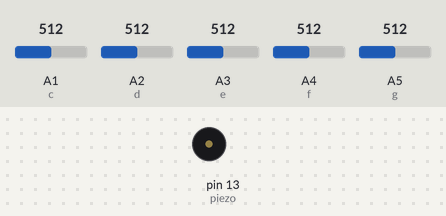
This sketch was run on a simulated Arduino Uno, built with avr-gcc and run on an emulated ATmega328P. On the bench: buzzer (waves = sounding). Inputs (shaded band) come from the test bench; at power-on: A1 (c) = 512, A2 (d) = 512, A3 (e) = 512, A4 (f) = 512, A5 (g) = 512.

Above: at 1.2 s.
1.3 s: A1 (c) set to 54
2.8 s: A1 (c) set to 45
At 3.3 s:
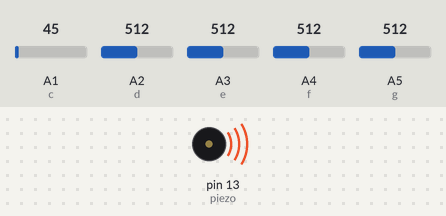
5.8 s: A1 (c) set to 306
At 6.9 s:
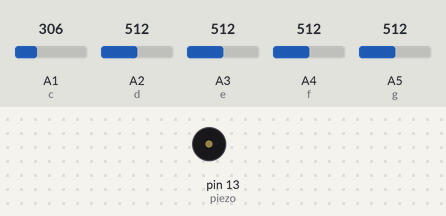
7.3 s: A1 (c) set to 40
At 7.8 s:
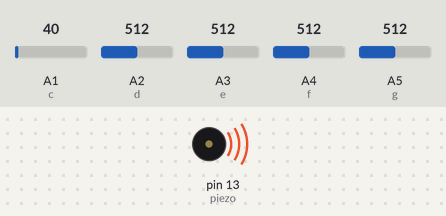
Timing chart, 0 to 10.3 s (numbered marks = the images above; inputs shaded):
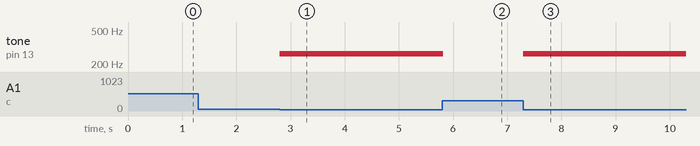

Measured:
- the behaviour switches between 50 and 49 on A1 (c) (found by bisection; images 0 and 1)
- after the input at 1.3 s, every drawn part: stays the same
- after the input at 2.8 s, tone on pin 13 (piezo): silent → 262 Hz at once
- after the input at 5.8 s, tone on pin 13 (piezo): 262 Hz → silent at once
- after the input at 7.3 s, tone on pin 13 (piezo): silent → 262 Hz at once

The sketch:

pisopianoworking.ino
```cpp
int c = A1;
int d = A2;
int e = A3;
int f = A4;
int g = A5;
int piezo = 13;
void setup() {
//note idetntification and allows it to work as a button
  Serial.begin(9600);
  pinMode(c, INPUT_PULLUP);
  pinMode(d, INPUT_PULLUP);
  pinMode(e, INPUT_PULLUP);
  pinMode(f, INPUT_PULLUP);
  pinMode(g, INPUT_PULLUP);
  pinMode(piezo, OUTPUT);
}
void loop() {
//c4 note
  int cValue = analogRead(c);//identifies what note is being played
  if (cValue<50){
      tone(piezo, 262);//identifies tone
      delay(100);//tone delay to identify if note is still being played
      noTone(piezo);//stops note if found button is unused
  }
//d4 note
    int dValue = analogRead(d);
  if (dValue<50){
      tone(piezo, 293);
      delay(100);
      noTone(piezo);
  }
//e4 note
   int eValue = analogRead(e);
  if (eValue<50){
      tone(piezo, 329);
      delay(100);
      noTone(piezo);
  }
//f4 note
    int fValue = analogRead(f);
  if (fValue<50){
      tone(piezo, 349);
      delay(100);
      noTone(piezo);
  }
//g4 note
  int gValue = analogRead(g);
  if (gValue<50){
      tone(piezo, 392);
      delay(100);
      noTone(piezo);
  }}
```
